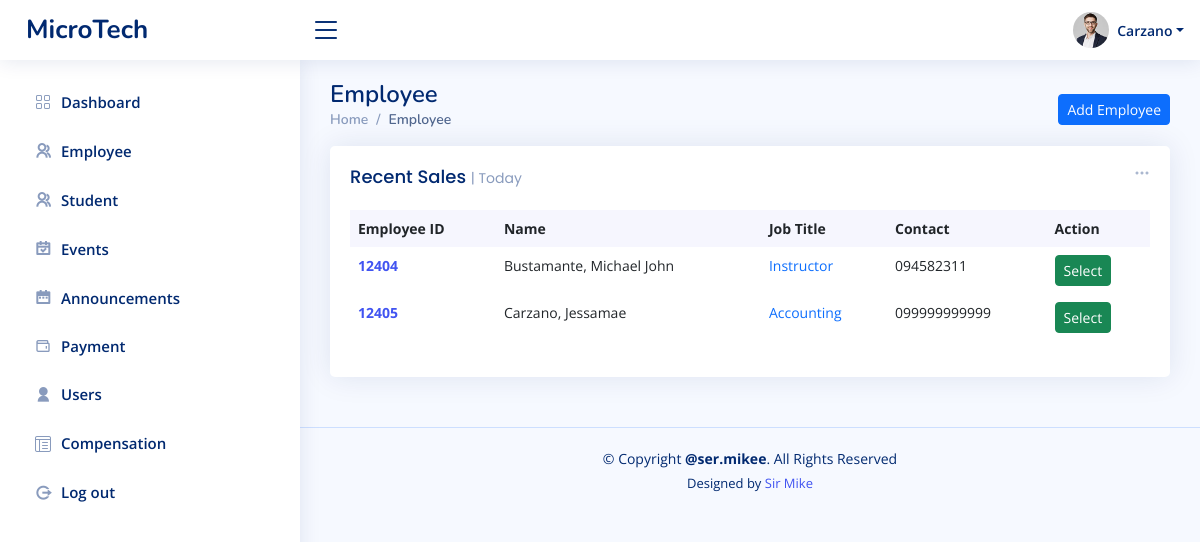
The page /admin/compensation.php (signed in) on the database its author committed.
### tables this page shows
CREATE TABLE `tbl_users` (
  `user_id` int(11) NOT NULL,
  `user_fname` varchar(50) NOT NULL,
  `user_lname` varchar(50) NOT NULL,
  `user_email` varchar(80) NOT NULL,
  `user_name` varchar(50) NOT NULL,
  `user_pass` varchar(100) NOT NULL,
  `user_role` varchar(20) NOT NULL
);

CREATE TABLE `tbl_employee` (
  `employee_id` int(20) NOT NULL,
  `first_name` varchar(50) DEFAULT NULL,
  `last_name` varchar(50) DEFAULT NULL,
  `date_of_birth` date DEFAULT NULL,
  `gender` varchar(10) DEFAULT NULL,
  `hire_date` date DEFAULT NULL,
  `job_title` varchar(100) DEFAULT NULL,
  `department` varchar(50) DEFAULT NULL,
  `phone_number` varchar(20) DEFAULT NULL,
  `address` text DEFAULT NULL
);

### admin/compensation.php (the view, shortened to what this page needs)
<?php
include_once "../templates/header.php";
?>
  <main id="main" class="main">
    <div class="pagetitle">
      <h1>Employee</h1>
      <button type="button" class="btn btn-primary btn-sm tablebutton" data-bs-toggle="modal" data-bs-target="#verticalycentered">
          Add Employee
        </button>
      <nav>
        <ol class="breadcrumb">
          <li class="breadcrumb-item"><a href="index.html">Home</a></li>
          <li class="breadcrumb-item active">Employee</li>
        </ol>
      </nav>
    </div>
    <section class="section dashboard">
      <div class="row">
        <div class="col-12">
              <div class="card recent-sales overflow-auto">
                <div class="filter">
                  <a class="icon" href="#" data-bs-toggle="dropdown"><i class="bi bi-three-dots"></i></a>
                </div>
                <div class="card-body">
                  <h5 class="card-title">Recent Sales <span>| Today</span></h5>
                  <table class="table table-borderless datatable">
                    <thead>
                      <tr>
                        <th scope="col">Employee ID</th>
                        <th scope="col">Name</th>
                        <th scope="col">Job Title</th>
                        <th scope="col">Contact</th>
                        <th scope="col">Action</th>
                      </tr>
                    </thead>
                    <tbody>
                      <?php
                        $database = new Connection();
                        $db = $database->open();
                        try{
                          $sql = 'SELECT * FROM tbl_employee
                          ORDER BY tbl_employee.last_name ASC';
                          foreach ($db->query($sql) as $row) {
                      ?>
                            <tr>
                              <th scope="row"><a href="#"><?php echo $row["employee_id"]?></a></th>
                              <td><?php echo $row["last_name"]?>, <?php echo $row["first_name"]?></td>
                              <td><a href="#" class="text-primary"><?php echo $row["job_title"]?></a></td>
                              <td><?php echo $row["phone_number"]?></td>
                              <td>
                                <form action="profile.php" method="post">
                                  <button type="submit" class="btn btn-success btn-sm" name ="submit">Select</button>
                                </form>
                              </td>
                            </tr>
                         <?php
                          }
                          }
                          catch(PDOException $e){
                              echo "There is some problem in connection: " . $e->getMessage();
                          }
                      ?>
                      </tbody>
                  </table>
                </div>
              </div>
            </div>
      </div>
    </section>
  </main>
<?php
include_once "../templates/footer.php";
?>

### templates/header.php (shortened to what this page needs)
<?php
include_once "includes/connect.php";
$userid = $_SESSION["login"];
$statements = $conn->prepare("SELECT * FROM tbl_users WHERE user_id = '$userid'");
$statements->execute();
$user = $statements->fetch(PDO::FETCH_ASSOC);
$lname = $user['user_lname'];
?>
<!DOCTYPE html>
<html lang="en">
<head>
  <link href="../assets/vendor/bootstrap/css/bootstrap.min.css" rel="stylesheet">
  <link href="../assets/vendor/bootstrap-icons/bootstrap-icons.css" rel="stylesheet">
  <link href="../assets/vendor/boxicons/css/boxicons.min.css" rel="stylesheet">
  <link href="../assets/vendor/quill/quill.snow.css" rel="stylesheet">
  <link href="../assets/vendor/quill/quill.bubble.css" rel="stylesheet">
  <link href="../assets/vendor/remixicon/remixicon.css" rel="stylesheet">
  <link href="../assets/vendor/simple-datatables/style.css" rel="stylesheet">
  <link href="../assets/css/style.css" rel="stylesheet">
</head>
<body>
  <header id="header" class="header fixed-top d-flex align-items-center">
    <div class="d-flex align-items-center justify-content-between">
      <a href="../admin/index.php" class="logo d-flex align-items-center">
        <span class="d-none d-lg-block">MicroTech</span>
      </a>
      <i class="bi bi-list toggle-sidebar-btn"></i>
    </div>
    <nav class="header-nav ms-auto">
      <ul class="d-flex align-items-center">
        <li class="nav-item dropdown pe-3">
          <a class="nav-link nav-profile d-flex align-items-center pe-0" href="#" data-bs-toggle="dropdown">
            <img src="../assets/img/profile-img.jpg" alt="Profile" class="rounded-circle">
            <span class="d-none d-md-block dropdown-toggle ps-2"><?php echo $lname ?></span>
          </a>
        </li>
      </ul>
    </nav>
  </header>
  <aside id="sidebar" class="sidebar">
    <ul class="sidebar-nav" id="sidebar-nav">
      <li class="nav-item">
        <a class="nav-link collapsed" href="../admin/index.php">
          <i class="bi bi-grid"></i>
          <span>Dashboard</span>
        </a>
      </li>
      <li class="nav-item">
        <a class="nav-link collapsed" href="../admin/employee.php">
          <i class="ri ri-group-line"></i>
          <span>Employee</span>
        </a>
      </li>
      <li class="nav-item">
        <a class="nav-link collapsed" href="../admin/studentRecords1.php">
          <i class="ri ri-group-line"></i>
          <span>Student</span>
        </a>
      </li>
      <li class="nav-item">
        <a class="nav-link collapsed" href="../admin/event.php">
          <i class="ri-calendar-check-line"></i>
          <span>Events</span>
        </a>
      </li>
      <li class="nav-item">
        <a class="nav-link collapsed" href="#">
          <i class="ri-calendar-2-fill"></i>
          <span>Announcements</span>
        </a>
      </li>
      <li class="nav-item">
        <a class="nav-link collapsed" href="../admin/payment.php">
          <i class="bx bx-wallet"></i>
          <span>Payment</span>
        </a>
      </li>
      <li class="nav-item">
        <a class="nav-link collapsed" href="../admin/user.php">
          <i class="ri-user-fill"></i>
          <span>Users</span>
        </a>
      </li>
      <li class="nav-item">
        <a class="nav-link collapsed" href="../admin/compensation.php">
          <i class="bi bi-layout-text-window-reverse"></i>
          <span>Compensation</span>
        </a>
      </li>
      <li class="nav-item">
        <a class="nav-link collapsed" href="../admin/includes/logout.inc.php">
          <i class="ri-logout-circle-r-line"></i>
          <span>Log out</span>
        </a>
      </li>
    </ul>
  </aside>

### assets/css/style.css (style rules this page uses)
:root { scroll-behavior: smooth; }
body { font-family: "Open Sans", sans-serif; background: #f6f9ff; color: #444444; }
a { color: #4154f1; text-decoration: none; }
h1, h2, h3, h4, h5, h6 { font-family: "Nunito", sans-serif; }
#main { margin-top: 60px; padding: 20px 30px; transition: all 0.3s; }
.pagetitle { margin-bottom: 10px; }
.pagetitle h1 { font-size: 24px; margin-bottom: 0; font-weight: 600; color: #012970; }
.card { margin-bottom: 30px; border: none; border-radius: 5px; box-shadow: 0px 0 30px rgba(1, 41, 112, 0.1); }
.card-title { padding: 20px 0 15px 0; font-size: 18px; font-weight: 500; color: #012970; font-family: "Poppins", sans-serif; }
.card-title span { color: #899bbd; font-size: 14px; font-weight: 400; }
.card-body { padding: 0 20px 20px 20px; }
.breadcrumb { font-size: 14px; font-family: "Nunito", sans-serif; color: #899bbd; font-weight: 600; }
.breadcrumb a { color: #899bbd; transition: 0.3s; }
.breadcrumb .breadcrumb-item::before { color: #899bbd; }
.breadcrumb .active { color: #51678f; font-weight: 600; }
.logo { line-height: 1; }
@media (min-width: 1200px) { .logo { width: 280px; } }
.logo span { font-size: 26px; font-weight: 700; color: #012970; font-family: "Nunito", sans-serif; }
.header { transition: all 0.5s; z-index: 997; height: 60px; box-shadow: 0px 2px 20px rgba(1, 41, 112, 0.1); background-color: #fff; padding-left: 20px; }
.header .toggle-sidebar-btn { font-size: 32px; padding-left: 10px; cursor: pointer; color: #012970; }
.header-nav ul { list-style: none; }
.header-nav>ul { margin: 0; padding: 0; }
.header-nav .nav-profile { color: #012970; }
.header-nav .nav-profile img { max-height: 36px; }
.header-nav .nav-profile span { font-size: 14px; font-weight: 600; }
.sidebar { position: fixed; top: 60px; left: 0; bottom: 0; width: 300px; z-index: 996; transition: all 0.3s; padding: 20px; overflow-y: auto; scrollbar-width: thin; scrollbar-color: #aab7cf transparent; box-shadow: 0px 0px 20px rgba(1, 41, 112, 0.1); background-color: #fff; }
@media (min-width: 1200px) { #main, #footer { margin-left: 300px; } }
.sidebar-nav { padding: 0; margin: 0; list-style: none; }
.sidebar-nav li { padding: 0; margin: 0; list-style: none; }
.sidebar-nav .nav-item { margin-bottom: 5px; }
.sidebar-nav .nav-link { display: flex; align-items: center; font-size: 15px; font-weight: 600; color: #4154f1; transition: 0.3; background: #f6f9ff; padding: 10px 15px; border-radius: 4px; }
.sidebar-nav .nav-link i { font-size: 16px; margin-right: 10px; color: #4154f1; }
.sidebar-nav .nav-link.collapsed { color: #012970; background: #fff; }
.sidebar-nav .nav-link.collapsed i { color: #899bbd; }
.dashboard .filter { position: absolute; right: 0px; top: 15px; }
.dashboard .filter .icon { color: #aab7cf; padding-right: 20px; padding-bottom: 5px; transition: 0.3s; font-size: 16px; }
.tablebutton { float: right !important; margin: -15px 0 0 0 !important; }
.dashboard .recent-sales { font-size: 14px; }
.dashboard .recent-sales .table thead { background: #f6f6fe; }
.dashboard .recent-sales .table thead th { border: 0; }

### rows shown on the page
tbl_users: user_lname "Carzano"
tbl_employee: employee_id "12404", last_name "Bustamante", first_name "Michael John", job_title "Instructor", phone_number "094582311"
tbl_employee: employee_id "12405", last_name "Carzano", first_name "Jessamae", job_title "Accounting", phone_number "099999999999"
